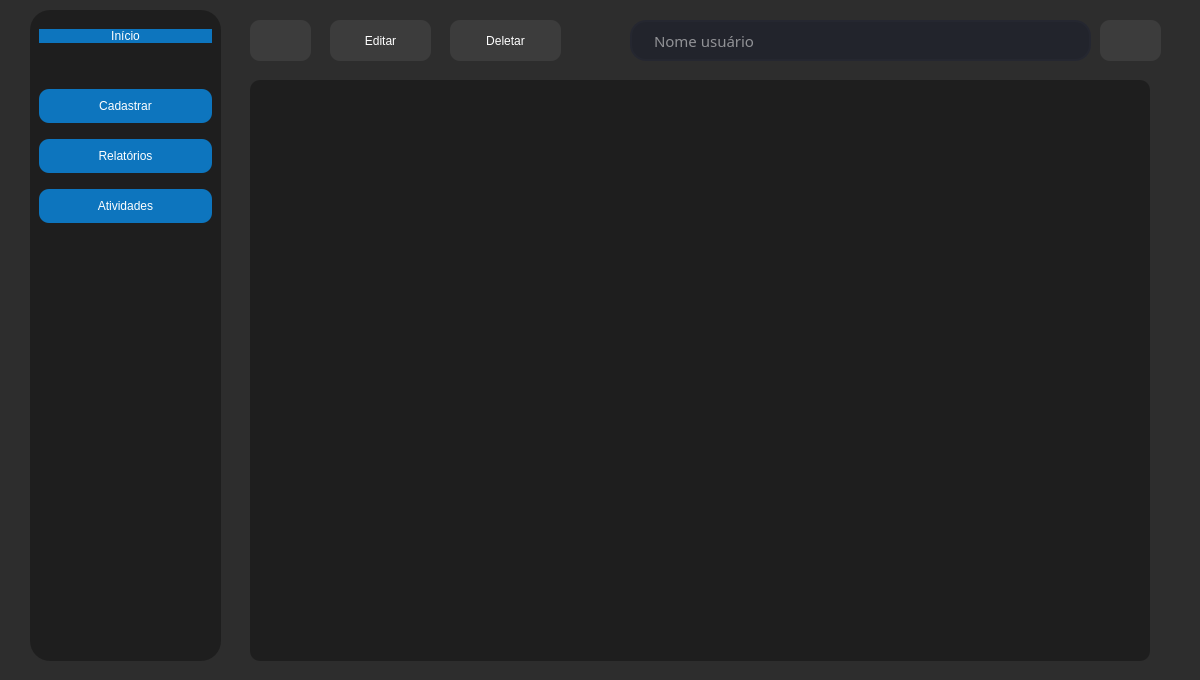
<?xml version="1.0" encoding="UTF-8"?>
<ui version="4.0">
 <class>MainWindow</class>
 <widget class="QMainWindow" name="MainWindow">
  <property name="enabled">
   <bool>true</bool>
  </property>
  <property name="geometry">
   <rect>
    <x>0</x>
    <y>0</y>
    <width>1200</width>
    <height>680</height>
   </rect>
  </property>
  <property name="minimumSize">
   <size>
    <width>1200</width>
    <height>680</height>
   </size>
  </property>
  <property name="maximumSize">
   <size>
    <width>1200</width>
    <height>680</height>
   </size>
  </property>
  <property name="acceptDrops">
   <bool>true</bool>
  </property>
  <property name="windowTitle">
   <string>Formula UFPB</string>
  </property>
  <property name="windowIcon">
   <iconset theme="QIcon::ThemeIcon::AddressBookNew"/>
  </property>
  <property name="styleSheet">
   <string notr="true">QMainWindow{
	background-color: rgba(45,45,45,255);
}</string>
  </property>
  <property name="animated">
   <bool>true</bool>
  </property>
  <widget class="QWidget" name="centralwidget">
   <property name="styleSheet">
    <string notr="true"/>
   </property>
   <widget class="QFrame" name="frame">
    <property name="geometry">
     <rect>
      <x>30</x>
      <y>10</y>
      <width>191</width>
      <height>651</height>
     </rect>
    </property>
    <property name="styleSheet">
     <string notr="true">QFrame{
	background-color: rgba(30,30,30,255);
	border-radius: 20px;
}

QPushButton{
	color: #FFF;
	border-radius: 10px;
	background-color: rgba(13,117,190,255);
}

QPushButton:hover {
	border-radius: 10px;
	background-color: rgb(85,150,190);
}

QPushButton:pressed {
	border-radius: 10px;
	background-color: rgb(28,81,115);
	
}
</string>
    </property>
    <property name="frameShape">
     <enum>QFrame::Shape::StyledPanel</enum>
    </property>
    <property name="frameShadow">
     <enum>QFrame::Shadow::Raised</enum>
    </property>
    <layout class="QVBoxLayout" name="verticalLayout">
     <item>
      <spacer name="verticalSpacer">
       <property name="orientation">
        <enum>Qt::Orientation::Vertical</enum>
       </property>
       <property name="sizeType">
        <enum>QSizePolicy::Policy::Preferred</enum>
       </property>
       <property name="sizeHint" stdset="0">
        <size>
         <width>20</width>
         <height>10</height>
        </size>
       </property>
      </spacer>
     </item>
     <item>
      <widget class="QPushButton" name="homeButton">
       <property name="text">
        <string>Início</string>
       </property>
       <property name="icon">
        <iconset resource="Projeto_Prog1.qrc">
         <normaloff>:/debug/home.png</normaloff>:/debug/home.png</iconset>
       </property>
       <property name="iconSize">
        <size>
         <width>40</width>
         <height>40</height>
        </size>
       </property>
      </widget>
     </item>
     <item>
      <spacer name="verticalSpacer_2">
       <property name="orientation">
        <enum>Qt::Orientation::Vertical</enum>
       </property>
       <property name="sizeType">
        <enum>QSizePolicy::Policy::Preferred</enum>
       </property>
       <property name="sizeHint" stdset="0">
        <size>
         <width>20</width>
         <height>40</height>
        </size>
       </property>
      </spacer>
     </item>
     <item>
      <widget class="QPushButton" name="CadastrarButton">
       <property name="styleSheet">
        <string notr="true">QPushButton{
	height: 34px;
}</string>
       </property>
       <property name="text">
        <string>Cadastrar</string>
       </property>
       <property name="icon">
        <iconset resource="Projeto_Prog1.qrc">
         <normaloff>:/debug/adicionar.png</normaloff>:/debug/adicionar.png</iconset>
       </property>
       <property name="iconSize">
        <size>
         <width>26</width>
         <height>26</height>
        </size>
       </property>
      </widget>
     </item>
     <item>
      <spacer name="verticalSpacer_3">
       <property name="orientation">
        <enum>Qt::Orientation::Vertical</enum>
       </property>
       <property name="sizeType">
        <enum>QSizePolicy::Policy::Preferred</enum>
       </property>
       <property name="sizeHint" stdset="0">
        <size>
         <width>10</width>
         <height>10</height>
        </size>
       </property>
      </spacer>
     </item>
     <item>
      <widget class="QPushButton" name="CadastrarButton_2">
       <property name="styleSheet">
        <string notr="true">QPushButton{
	height: 34px;
}</string>
       </property>
       <property name="text">
        <string>Relatórios</string>
       </property>
       <property name="icon">
        <iconset resource="Projeto_Prog1.qrc">
         <normaloff>:/debug/grafico.png</normaloff>:/debug/grafico.png</iconset>
       </property>
       <property name="iconSize">
        <size>
         <width>26</width>
         <height>26</height>
        </size>
       </property>
      </widget>
     </item>
     <item>
      <spacer name="verticalSpacer_4">
       <property name="orientation">
        <enum>Qt::Orientation::Vertical</enum>
       </property>
       <property name="sizeType">
        <enum>QSizePolicy::Policy::Preferred</enum>
       </property>
       <property name="sizeHint" stdset="0">
        <size>
         <width>20</width>
         <height>10</height>
        </size>
       </property>
      </spacer>
     </item>
     <item>
      <widget class="QPushButton" name="CadastrarButton_3">
       <property name="styleSheet">
        <string notr="true">QPushButton{
	height: 34px;
}</string>
       </property>
       <property name="text">
        <string>Atividades</string>
       </property>
       <property name="icon">
        <iconset resource="Projeto_Prog1.qrc">
         <normaloff>:/debug/atividades.png</normaloff>:/debug/atividades.png</iconset>
       </property>
       <property name="iconSize">
        <size>
         <width>30</width>
         <height>30</height>
        </size>
       </property>
      </widget>
     </item>
     <item>
      <spacer name="verticalSpacer_5">
       <property name="orientation">
        <enum>Qt::Orientation::Vertical</enum>
       </property>
       <property name="sizeHint" stdset="0">
        <size>
         <width>20</width>
         <height>315</height>
        </size>
       </property>
      </spacer>
     </item>
    </layout>
   </widget>
   <widget class="QStackedWidget" name="Janelas">
    <property name="geometry">
     <rect>
      <x>220</x>
      <y>10</y>
      <width>961</width>
      <height>651</height>
     </rect>
    </property>
    <property name="styleSheet">
     <string notr="true"/>
    </property>
    <property name="currentIndex">
     <number>0</number>
    </property>
    <widget class="QWidget" name="HomePage">
     <widget class="QTableWidget" name="listarMembros">
      <property name="geometry">
       <rect>
        <x>30</x>
        <y>70</y>
        <width>900</width>
        <height>581</height>
       </rect>
      </property>
      <property name="styleSheet">
       <string notr="true">QTableWidget{
	background-color: rgba(30,30,30,255);
	border-radius: 10px;

}</string>
      </property>
     </widget>
     <widget class="QLineEdit" name="NomeBuscarHP">
      <property name="geometry">
       <rect>
        <x>410</x>
        <y>10</y>
        <width>461</width>
        <height>41</height>
       </rect>
      </property>
      <property name="font">
       <font>
        <family>Open Sans 61</family>
        <pointsize>11</pointsize>
       </font>
      </property>
      <property name="styleSheet">
       <string notr="true">QLineEdit{
	font-family: Open Sans Light;
	border: 2px solid rgb(37, 39, 48);
	border-radius: 16px;
	color: #FFF;
	padding-left: 20px;
	padding-right: 20px; 
	background-color: rgb(34, 36, 44);
}

QLiteEdit:hover {
	border: 2px solid rgb(48, 50, 62);
}

QLiteEdit:focus {
	border: 2px solid rgb(85, 170, 255);
	background-color: rgb(43, 45, 56);
}
</string>
      </property>
      <property name="maxLength">
       <number>200</number>
      </property>
      <property name="alignment">
       <set>Qt::AlignmentFlag::AlignLeading|Qt::AlignmentFlag::AlignLeft|Qt::AlignmentFlag::AlignVCenter</set>
      </property>
      <property name="placeholderText">
       <string>Nome usuário</string>
      </property>
      <property name="clearButtonEnabled">
       <bool>false</bool>
      </property>
     </widget>
     <widget class="QPushButton" name="BuscarButtonHP">
      <property name="geometry">
       <rect>
        <x>880</x>
        <y>10</y>
        <width>61</width>
        <height>41</height>
       </rect>
      </property>
      <property name="styleSheet">
       <string notr="true">QPushButton{
	/*color: #FFF;*/
	border-radius: 10px;
	background-color: rgba(60,60,60,255);
}

QPushButton:hover {
	border-radius: 10px;
	background-color: rgba(78,78,79,255);
}

QPushButton:pressed {
	border-radius: 10px;
	background-color: rgba(45,45,45,255);
	
}

</string>
      </property>
      <property name="text">
       <string/>
      </property>
      <property name="icon">
       <iconset resource="Projeto_Prog1.qrc">
        <normaloff>:/debug/buscarWhite.png</normaloff>:/debug/buscarWhite.png</iconset>
      </property>
      <property name="iconSize">
       <size>
        <width>30</width>
        <height>30</height>
       </size>
      </property>
     </widget>
     <widget class="QPushButton" name="AtualizarButtonHP">
      <property name="geometry">
       <rect>
        <x>30</x>
        <y>10</y>
        <width>61</width>
        <height>41</height>
       </rect>
      </property>
      <property name="styleSheet">
       <string notr="true">QPushButton{
	/*color: #FFF;*/
	border-radius: 10px;
	background-color: rgba(60,60,60,255);
}

QPushButton:hover {
	border-radius: 10px;
	background-color: rgba(78,78,79,255);
}

QPushButton:pressed {
	border-radius: 10px;
	background-color: rgba(45,45,45,255);
	
}

</string>
      </property>
      <property name="text">
       <string/>
      </property>
      <property name="icon">
       <iconset resource="Projeto_Prog1.qrc">
        <normaloff>:/debug/atualizarWhite.png</normaloff>:/debug/atualizarWhite.png</iconset>
      </property>
      <property name="iconSize">
       <size>
        <width>30</width>
        <height>30</height>
       </size>
      </property>
     </widget>
     <widget class="QPushButton" name="EditarButtonHP">
      <property name="geometry">
       <rect>
        <x>110</x>
        <y>10</y>
        <width>101</width>
        <height>41</height>
       </rect>
      </property>
      <property name="styleSheet">
       <string notr="true">QPushButton{
	color: #FFF;
	border-radius: 10px;
	background-color: rgba(60,60,60,255);
}

QPushButton:hover {
	border-radius: 10px;
	background-color: rgba(78,78,79,255);
}

QPushButton:pressed {
	border-radius: 10px;
	background-color: rgba(45,45,45,255);
	
}

</string>
      </property>
      <property name="text">
       <string>Editar</string>
      </property>
      <property name="icon">
       <iconset resource="Projeto_Prog1.qrc">
        <normaloff>:/debug/editarWhite.png</normaloff>:/debug/editarWhite.png</iconset>
      </property>
      <property name="iconSize">
       <size>
        <width>30</width>
        <height>30</height>
       </size>
      </property>
     </widget>
     <widget class="QPushButton" name="DeletarButtonHP">
      <property name="geometry">
       <rect>
        <x>230</x>
        <y>10</y>
        <width>111</width>
        <height>41</height>
       </rect>
      </property>
      <property name="styleSheet">
       <string notr="true">QPushButton{
	color: #FFF;
	border-radius: 10px;
	background-color: rgba(60,60,60,255);
}

QPushButton:hover {
	border-radius: 10px;
	background-color: rgba(78,78,79,255);
}

QPushButton:pressed {
	border-radius: 10px;
	background-color: rgba(45,45,45,255);
	
}

</string>
      </property>
      <property name="text">
       <string>Deletar</string>
      </property>
      <property name="icon">
       <iconset resource="Projeto_Prog1.qrc">
        <normaloff>:/debug/deletarWhite.png</normaloff>:/debug/deletarWhite.png</iconset>
      </property>
      <property name="iconSize">
       <size>
        <width>30</width>
        <height>30</height>
       </size>
      </property>
     </widget>
    </widget>
    <widget class="QWidget" name="CadastroPage">
     <widget class="QFrame" name="frame_2">
      <property name="geometry">
       <rect>
        <x>40</x>
        <y>0</y>
        <width>891</width>
        <height>651</height>
       </rect>
      </property>
      <property name="styleSheet">
       <string notr="true">QFrame{
	background-color: rgba(30,30,30,255);
	border-radius: 20px;
}</string>
      </property>
      <property name="frameShape">
       <enum>QFrame::Shape::StyledPanel</enum>
      </property>
      <property name="frameShadow">
       <enum>QFrame::Shadow::Plain</enum>
      </property>
      <widget class="QLabel" name="NomeCadastroPage">
       <property name="geometry">
        <rect>
         <x>50</x>
         <y>20</y>
         <width>289</width>
         <height>40</height>
        </rect>
       </property>
       <property name="layoutDirection">
        <enum>Qt::LayoutDirection::LeftToRight</enum>
       </property>
       <property name="styleSheet">
        <string notr="true">QLabel{
	font-family: Open Sans Light;
	font-size: 20px;
	color: #FFF;
	
}</string>
       </property>
       <property name="text">
        <string>Nome</string>
       </property>
       <property name="alignment">
        <set>Qt::AlignmentFlag::AlignJustify|Qt::AlignmentFlag::AlignVCenter</set>
       </property>
      </widget>
      <widget class="QLineEdit" name="CPFEditLine">
       <property name="geometry">
        <rect>
         <x>50</x>
         <y>170</y>
         <width>351</width>
         <height>41</height>
        </rect>
       </property>
       <property name="font">
        <font>
         <family>Open Sans 61</family>
         <pointsize>11</pointsize>
        </font>
       </property>
       <property name="styleSheet">
        <string notr="true">QLineEdit{
	font-family: Open Sans Light;
	border: 2px solid rgb(37, 39, 48);
	border-radius: 16px;
	color: #FFF;
	padding-left: 20px;
	padding-right: 20px; 
	background-color: rgb(34, 36, 44);
}</string>
       </property>
       <property name="inputMask">
        <string notr="true">999.999.999-99</string>
       </property>
       <property name="text">
        <string>..-</string>
       </property>
       <property name="maxLength">
        <number>14</number>
       </property>
       <property name="placeholderText">
        <string>CPF</string>
       </property>
      </widget>
      <widget class="QLabel" name="NascimentoCadastroPage">
       <property name="geometry">
        <rect>
         <x>50</x>
         <y>230</y>
         <width>289</width>
         <height>40</height>
        </rect>
       </property>
       <property name="styleSheet">
        <string notr="true">QLabel{
	font-family: Open Sans Light;
	font-size: 20px;
	color: #FFF;
	
}</string>
       </property>
       <property name="text">
        <string>Data de nascimento</string>
       </property>
      </widget>
      <widget class="QLabel" name="CPFCadastroPage">
       <property name="geometry">
        <rect>
         <x>50</x>
         <y>120</y>
         <width>289</width>
         <height>41</height>
        </rect>
       </property>
       <property name="styleSheet">
        <string notr="true">QLabel{
	font-family: Open Sans Light;
	font-size: 20px;
	color: #FFF;
	
}</string>
       </property>
       <property name="text">
        <string>CPF</string>
       </property>
      </widget>
      <widget class="QLineEdit" name="NomeEditLineCadastro">
       <property name="geometry">
        <rect>
         <x>50</x>
         <y>70</y>
         <width>351</width>
         <height>41</height>
        </rect>
       </property>
       <property name="font">
        <font>
         <family>Open Sans 61</family>
         <pointsize>11</pointsize>
        </font>
       </property>
       <property name="styleSheet">
        <string notr="true">QLineEdit{
	font-family: Open Sans Light;
	border: 2px solid rgb(37, 39, 48);
	border-radius: 16px;
	color: #FFF;
	padding-left: 20px;
	padding-right: 20px; 
	background-color: rgb(34, 36, 44);
}

QLiteEdit:hover {
	border: 2px solid rgb(48, 50, 62);
}

QLiteEdit:focus {
	border: 2px solid rgb(85, 170, 255);
	background-color: rgb(43, 45, 56);
}
</string>
       </property>
       <property name="maxLength">
        <number>200</number>
       </property>
       <property name="placeholderText">
        <string>Nome completo</string>
       </property>
       <property name="clearButtonEnabled">
        <bool>false</bool>
       </property>
      </widget>
      <widget class="QPushButton" name="CadastrarInputButton">
       <property name="geometry">
        <rect>
         <x>340</x>
         <y>580</y>
         <width>171</width>
         <height>51</height>
        </rect>
       </property>
       <property name="styleSheet">
        <string notr="true">/*QPushButton{
	border-radius: 10px;
	background-color: rgba(60,60,60,255);
}

QPushButton:hover {
	border-radius: 10px;
	background-color: rgba(140,140,140,255);
}

QPushButton:pressed {
	border-radius: 10px;
	background-color: rgb(57, 57, 57);
	
}
*/

QPushButton{
	font-family: Open Sans Light;
	font-size:18px ;
	color: #FFF;
	border-radius: 10px;
	background-color: rgba(13,117,190,255);
}

QPushButton:hover {
	border-radius: 10px;
	background-color: rgb(85,150,190);
}

QPushButton:pressed {
	border-radius: 10px;
	background-color: rgb(28,81,115);
	
}</string>
       </property>
       <property name="text">
        <string>Cadastrar</string>
       </property>
      </widget>
      <widget class="QComboBox" name="GeneroComboBox">
       <property name="geometry">
        <rect>
         <x>560</x>
         <y>70</y>
         <width>261</width>
         <height>41</height>
        </rect>
       </property>
       <item>
        <property name="text">
         <string>Masculino</string>
        </property>
       </item>
       <item>
        <property name="text">
         <string>Feminino</string>
        </property>
       </item>
       <item>
        <property name="text">
         <string>Outros</string>
        </property>
       </item>
      </widget>
      <widget class="QLabel" name="GeneroCadastroPage">
       <property name="geometry">
        <rect>
         <x>560</x>
         <y>20</y>
         <width>289</width>
         <height>40</height>
        </rect>
       </property>
       <property name="layoutDirection">
        <enum>Qt::LayoutDirection::LeftToRight</enum>
       </property>
       <property name="styleSheet">
        <string notr="true">QLabel{
	font-family: Open Sans Light;
	font-size: 20px;
	color: #FFF;
	
}</string>
       </property>
       <property name="text">
        <string>Gênero</string>
       </property>
       <property name="alignment">
        <set>Qt::AlignmentFlag::AlignJustify|Qt::AlignmentFlag::AlignVCenter</set>
       </property>
      </widget>
      <widget class="QLabel" name="SubequipeCadastroPage">
       <property name="geometry">
        <rect>
         <x>560</x>
         <y>120</y>
         <width>289</width>
         <height>40</height>
        </rect>
       </property>
       <property name="layoutDirection">
        <enum>Qt::LayoutDirection::LeftToRight</enum>
       </property>
       <property name="styleSheet">
        <string notr="true">QLabel{
	font-family: Open Sans Light;
	font-size: 20px;
	color: #FFF;
	
}</string>
       </property>
       <property name="text">
        <string>Sub-equipe</string>
       </property>
       <property name="alignment">
        <set>Qt::AlignmentFlag::AlignJustify|Qt::AlignmentFlag::AlignVCenter</set>
       </property>
      </widget>
      <widget class="QWidget" name="layoutWidget">
       <property name="geometry">
        <rect>
         <x>560</x>
         <y>170</y>
         <width>241</width>
         <height>160</height>
        </rect>
       </property>
       <layout class="QVBoxLayout" name="verticalLayout_3">
        <item>
         <widget class="QRadioButton" name="AdminCb">
          <property name="text">
           <string>Admin</string>
          </property>
         </widget>
        </item>
        <item>
         <widget class="QRadioButton" name="PowertrainCb">
          <property name="text">
           <string>Powertrain</string>
          </property>
         </widget>
        </item>
        <item>
         <widget class="QRadioButton" name="DinamicaCb">
          <property name="text">
           <string>Dinâmica veicular</string>
          </property>
         </widget>
        </item>
        <item>
         <widget class="QRadioButton" name="DrivetrainCb">
          <property name="text">
           <string>Drivetrain</string>
          </property>
         </widget>
        </item>
        <item>
         <widget class="QRadioButton" name="EletricaCb">
          <property name="text">
           <string>Elétrica</string>
          </property>
         </widget>
        </item>
       </layout>
      </widget>
      <widget class="QLabel" name="EmailCadastroPage">
       <property name="geometry">
        <rect>
         <x>50</x>
         <y>330</y>
         <width>289</width>
         <height>40</height>
        </rect>
       </property>
       <property name="layoutDirection">
        <enum>Qt::LayoutDirection::LeftToRight</enum>
       </property>
       <property name="styleSheet">
        <string notr="true">QLabel{
	font-family: Open Sans Light;
	font-size: 20px;
	color: #FFF;
	
}</string>
       </property>
       <property name="text">
        <string>Email</string>
       </property>
       <property name="alignment">
        <set>Qt::AlignmentFlag::AlignJustify|Qt::AlignmentFlag::AlignVCenter</set>
       </property>
      </widget>
      <widget class="QLineEdit" name="EmailEditLine">
       <property name="geometry">
        <rect>
         <x>50</x>
         <y>380</y>
         <width>351</width>
         <height>41</height>
        </rect>
       </property>
       <property name="font">
        <font>
         <family>Open Sans 61</family>
         <pointsize>11</pointsize>
        </font>
       </property>
       <property name="styleSheet">
        <string notr="true">QLineEdit{
	font-family: Open Sans Light;
	border: 2px solid rgb(37, 39, 48);
	border-radius: 16px;
	color: #FFF;
	padding-left: 20px;
	padding-right: 20px; 
	background-color: rgb(34, 36, 44);
}

QLiteEdit:hover {
	border: 2px solid rgb(48, 50, 62);
}

QLiteEdit:focus {
	border: 2px solid rgb(85, 170, 255);
	background-color: rgb(43, 45, 56);
}
</string>
       </property>
       <property name="text">
        <string/>
       </property>
       <property name="maxLength">
        <number>200</number>
       </property>
       <property name="placeholderText">
        <string>Email</string>
       </property>
       <property name="clearButtonEnabled">
        <bool>false</bool>
       </property>
      </widget>
      <widget class="QLabel" name="TelefoneCadastroPage">
       <property name="geometry">
        <rect>
         <x>50</x>
         <y>440</y>
         <width>289</width>
         <height>40</height>
        </rect>
       </property>
       <property name="layoutDirection">
        <enum>Qt::LayoutDirection::LeftToRight</enum>
       </property>
       <property name="styleSheet">
        <string notr="true">QLabel{
	font-family: Open Sans Light;
	font-size: 20px;
	color: #FFF;
	
}</string>
       </property>
       <property name="text">
        <string>Telefone</string>
       </property>
       <property name="alignment">
        <set>Qt::AlignmentFlag::AlignJustify|Qt::AlignmentFlag::AlignVCenter</set>
       </property>
      </widget>
      <widget class="QLineEdit" name="telefoneEditLine">
       <property name="geometry">
        <rect>
         <x>50</x>
         <y>490</y>
         <width>271</width>
         <height>41</height>
        </rect>
       </property>
       <property name="font">
        <font>
         <family>Open Sans 61</family>
         <pointsize>11</pointsize>
        </font>
       </property>
       <property name="styleSheet">
        <string notr="true">QLineEdit{
	font-family: Open Sans Light;
	border: 2px solid rgb(37, 39, 48);
	border-radius: 16px;
	color: #FFF;
	padding-left: 20px;
	padding-right: 20px; 
	background-color: rgb(34, 36, 44);
}

QLiteEdit:hover {
	border: 2px solid rgb(48, 50, 62);
}

QLiteEdit:focus {
	border: 2px solid rgb(85, 170, 255);
	background-color: rgb(43, 45, 56);
}
</string>
       </property>
       <property name="inputMask">
        <string>(99) 9 9999-9999</string>
       </property>
       <property name="text">
        <string>()  -</string>
       </property>
       <property name="maxLength">
        <number>16</number>
       </property>
       <property name="placeholderText">
        <string>Telefone</string>
       </property>
       <property name="clearButtonEnabled">
        <bool>false</bool>
       </property>
      </widget>
      <widget class="QDateEdit" name="aniversarioCadastro">
       <property name="geometry">
        <rect>
         <x>50</x>
         <y>280</y>
         <width>171</width>
         <height>41</height>
        </rect>
       </property>
       <property name="styleSheet">
        <string notr="true">QDateEdit{
	font-family: Open Sans Light;
	border-radius: 10px;
	color: #FFF;

}</string>
       </property>
      </widget>
      <widget class="QLineEdit" name="UsuarioEditLineCadastro">
       <property name="geometry">
        <rect>
         <x>560</x>
         <y>390</y>
         <width>281</width>
         <height>41</height>
        </rect>
       </property>
       <property name="font">
        <font>
         <family>Open Sans 61</family>
         <pointsize>11</pointsize>
        </font>
       </property>
       <property name="styleSheet">
        <string notr="true">QLineEdit{
	font-family: Open Sans Light;
	border: 2px solid rgb(37, 39, 48);
	border-radius: 16px;
	color: #FFF;
	padding-left: 20px;
	padding-right: 20px; 
	background-color: rgb(34, 36, 44);
}

QLiteEdit:hover {
	border: 2px solid rgb(48, 50, 62);
}

QLiteEdit:focus {
	border: 2px solid rgb(85, 170, 255);
	background-color: rgb(43, 45, 56);
}
</string>
       </property>
       <property name="text">
        <string/>
       </property>
       <property name="maxLength">
        <number>200</number>
       </property>
       <property name="placeholderText">
        <string>Usuário</string>
       </property>
       <property name="clearButtonEnabled">
        <bool>false</bool>
       </property>
      </widget>
      <widget class="QLineEdit" name="SenhaEditLineCadastro">
       <property name="geometry">
        <rect>
         <x>560</x>
         <y>490</y>
         <width>281</width>
         <height>41</height>
        </rect>
       </property>
       <property name="font">
        <font>
         <family>Open Sans 61</family>
         <pointsize>11</pointsize>
        </font>
       </property>
       <property name="styleSheet">
        <string notr="true">QLineEdit{
	font-family: Open Sans Light;
	border: 2px solid rgb(37, 39, 48);
	border-radius: 16px;
	color: #FFF;
	padding-left: 20px;
	padding-right: 20px; 
	background-color: rgb(34, 36, 44);
}

QLiteEdit:hover {
	border: 2px solid rgb(48, 50, 62);
}

QLiteEdit:focus {
	border: 2px solid rgb(85, 170, 255);
	background-color: rgb(43, 45, 56);
}
</string>
       </property>
       <property name="text">
        <string/>
       </property>
       <property name="maxLength">
        <number>200</number>
       </property>
       <property name="placeholderText">
        <string>Senha</string>
       </property>
       <property name="clearButtonEnabled">
        <bool>false</bool>
       </property>
      </widget>
      <widget class="QLabel" name="UsuarioCadastroPage">
       <property name="geometry">
        <rect>
         <x>560</x>
         <y>340</y>
         <width>289</width>
         <height>40</height>
        </rect>
       </property>
       <property name="layoutDirection">
        <enum>Qt::LayoutDirection::LeftToRight</enum>
       </property>
       <property name="styleSheet">
        <string notr="true">QLabel{
	font-family: Open Sans Light;
	font-size: 20px;
	color: #FFF;
	
}</string>
       </property>
       <property name="text">
        <string>Usuário</string>
       </property>
       <property name="alignment">
        <set>Qt::AlignmentFlag::AlignJustify|Qt::AlignmentFlag::AlignVCenter</set>
       </property>
      </widget>
      <widget class="QLabel" name="SenhaCadastroPage">
       <property name="geometry">
        <rect>
         <x>560</x>
         <y>440</y>
         <width>289</width>
         <height>40</height>
        </rect>
       </property>
       <property name="layoutDirection">
        <enum>Qt::LayoutDirection::LeftToRight</enum>
       </property>
       <property name="styleSheet">
        <string notr="true">QLabel{
	font-family: Open Sans Light;
	font-size: 20px;
	color: #FFF;
	
}</string>
       </property>
       <property name="text">
        <string>Senha</string>
       </property>
       <property name="alignment">
        <set>Qt::AlignmentFlag::AlignJustify|Qt::AlignmentFlag::AlignVCenter</set>
       </property>
      </widget>
     </widget>
    </widget>
   </widget>
  </widget>
 </widget>
 <resources>
  <include location="Projeto_Prog1.qrc"/>
 </resources>
 <connections/>
</ui>
